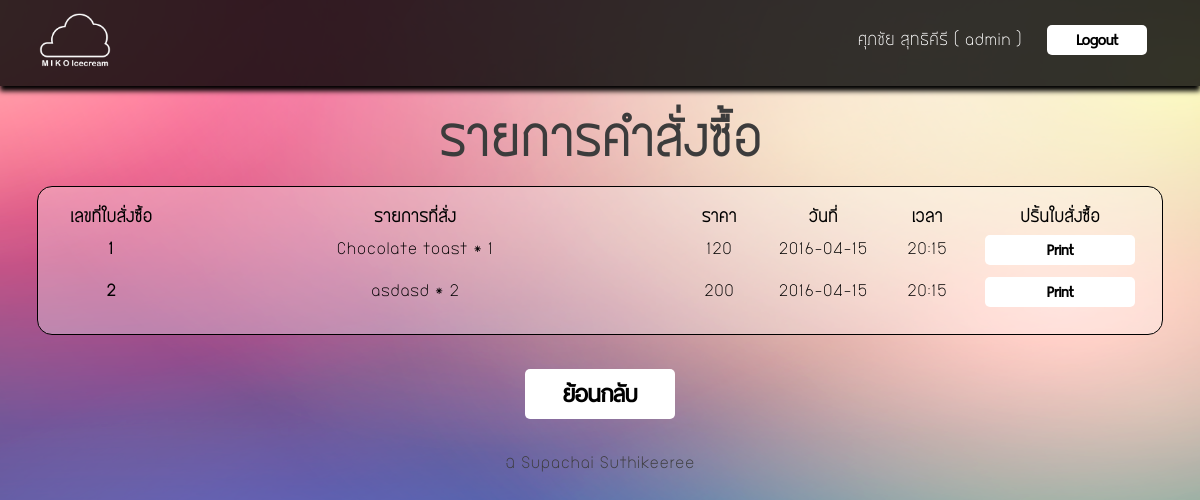
/receipt_show.php (signed in), run on an earlier commit of the app's database.
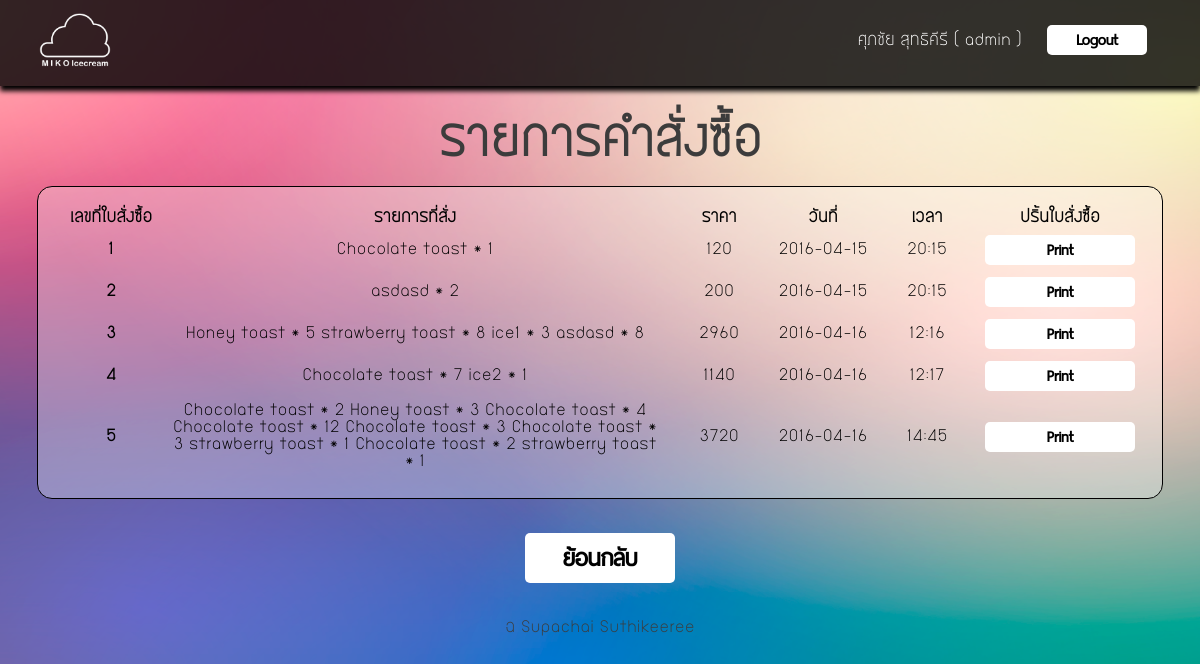
And on a later commit of the database.
### tables this page shows
CREATE TABLE `receipt` (
  `Receipt_id` int(10) NOT NULL,
  `Receipt_pro` varchar(1000) NOT NULL,
  `Receipt_price` float NOT NULL,
  `Receipt_date` varchar(10) default NULL,
  `Receipt_time` varchar(10) default NULL,
  PRIMARY KEY  (`Receipt_id`)
);

### receipt_show.php (the view, shortened to what this page needs)
<link rel="stylesheet" type="text/css" href="mystyle-main.css">
<head><meta charset="UTF-8">
</head>
<body>
		<table border="0" id="top-menu" >
		<tr><td width="100px">
			<div style="padding-left:30px; padding-top:10px;">
			<a href="main.php"><img src="images/cloud1.png" width="" height="70" border="0" alt="" ></a></td>
			<td align="right">
					<div style="padding-right:50px; padding-top:10px;">
					<form method="post" action="index.php">
					<font size="" color="#ffffff" ><?php
					 echo $_SESSION[fullname] . " ( ".$_SESSION[username]. " )";
					?></font>
					&nbsp;&nbsp;	<input type="submit" value="Logout" id="button2">
					</form>
					</div>
			</td>
		</tr>
		</table>
<center>
<br><br>
			<font size="30px" color="#3c3c3c"><strong>รายการคำสั่งซื้อ</strong></font>
			<br><br>
<table border="0" id="table2">
<tr>
	<th width="100px">เลขที่ใบสั่งซื้อ</th>
	<th width="500px">รายการที่สั่ง</th>
	<th width="100px">ราคา</th>
	<th width="100px">วันที่</th>
	<th width="100px">เวลา</th>
	<th width="100px">ปริ้นใบสั่งซื้อ</th>
</tr>
<?php
 $sql="select * from receipt";
$result=mysql_query($sql);
while($row=mysql_fetch_array($result)){
?>
<tr>
	<th><?=$row[Receipt_id]?></th>
	<td><center><?=$row[Receipt_pro]?></td>
	<td><center><?=$row[Receipt_price]?></td>
	<td><center><?=$row[Receipt_date]?></td>
	<td><center><?=$row[Receipt_time]?></td>
	<td><center><input type="button" value="Print" onclick="printorder('<?=$row[Receipt_id]?>')" id="button3"></td>
</tr>
<?php } ?>
</table>
<br><br>
<input type="button" value="ย้อนกลับ" onclick="window.location='main.php'" id="button4">
<br><br><br>
			<table id="footer" border="0" width="100%">
				<tr>
					<td align="center"><font size="" color="#3c3c3c" >&copy; Supachai Suthikeeree</font></td>
				</tr>
				</table>

### mystyle-main.css (style rules this page uses)
body { background-image: url("images/blurred-background.png"); background-repeat: no-repeat; background-position: right top; background-attachment: fixed; background-size:cover; padding:0; margin:0; font-family: bangna-new; }
#footer { bottom:0; }
#button2 { -webkit-border-radius: 5px; -moz-border-radius: 5px; border-radius: 5px; background-color: #ffffff; border: 0px solid #ffffff; outline:3; height:30px; width: 100px; font-family: button1; font-size:20px; font-weight: bold; }
#button3 { -webkit-border-radius: 5px; -moz-border-radius: 5px; border-radius: 5px; background-color: #ffffff; border: 0px solid #ffffff; outline:3; height:30px; width: 150px; font-family: button1; font-size:20px; font-weight: bold; }
#button4 { -webkit-border-radius: 5px; -moz-border-radius: 5px; border-radius: 5px; background-color: #ffffff; border: 0px solid #ffffff; outline:3; height:50px; width: 150px; font-family: button1; font-size:30px; font-weight: bold; }
#table2 { background-color:rgba(255, 255, 255, 0.3); border-radius:15px; padding:20px; border:1px solid black; }
#table2 td { padding:5px; }
img { border-radius:10px; }
#top-menu { width:100%; height:10px; background-color:rgba(0, 0, 0, 0.8); padding:50px 20px 20px -50px; box-shadow:0px 5px 5px #000000; }

What changed in the data, as far as the page shows it:
added receipt: Receipt_id "3", Receipt_pro "Honey toast * 5 strawberry toast * 8 ice1 * 3 asdasd * 8", Receipt_price "2960", Receipt_date "2016-04-16", Receipt_time "12:16"
added receipt: Receipt_id "4", Receipt_pro "Chocolate toast * 7 ice2 * 1", Receipt_price "1140", Receipt_date "2016-04-16", Receipt_time "12:17"
added receipt: Receipt_id "5", Receipt_pro "Chocolate toast * 2 Honey toast * 3 Chocolate toast * 4 Chocolate toast * 12 Chocolate toast * 3 Chocolate toast * 3 strawberry toast * 1 Chocolate toast * 2 strawberry toast * 1", Receipt_price "3720", Receipt_date "2016-04-16", Receipt_time "14:45"
